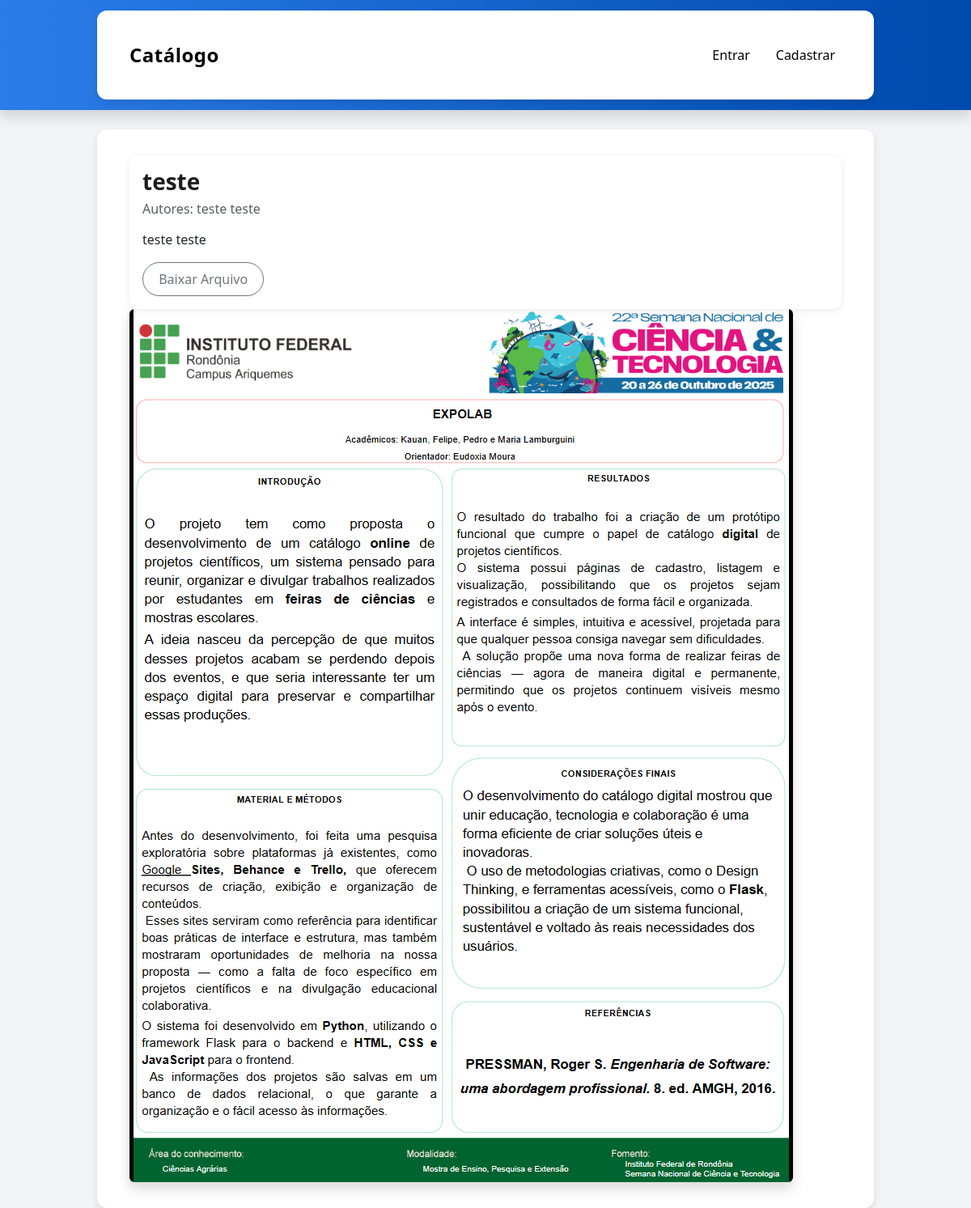
/project/5, run on the app's committed database.
### models.py (models this page shows)
class Project(db.Model):
    __tablename__ = 'project'
    id = db.Column(db.Integer, primary_key=True)
    title = db.Column(db.String(255), nullable=False)
    description = db.Column(db.Text, nullable=False)
    created_at = db.Column(db.DateTime, default=datetime.utcnow)
    file_path = db.Column(db.String(255))
    authors_text = db.Column(db.String(255))  # texto livre com nome dos autores
    authors = db.relationship('User', secondary=author_project, back_populates='projects')
    favorites = db.relationship('Favorite', back_populates='project', cascade='all, delete-orphan')

### app.py (the view)
    @app.route('/project/<int:project_id>')
    def project_detail(project_id):
        project = Project.query.get_or_404(project_id)
        is_fav = False
        if current_user.is_authenticated:
            is_fav = Favorite.query.filter_by(user_id=current_user.id, project_id=project.id).first() is not None
        preview_url = None
        if project.file_path:
            ext = project.file_path.rsplit('.', 1)[-1].lower()
            if ext in ['png', 'jpg', 'jpeg', 'pdf']:
                preview_url = url_for('uploads', filename=project.file_path)
        return render_template('project_detail.html', project=project, is_fav=is_fav, preview_url=preview_url)

### templates/project_detail.html (shortened to what this page needs)
{% extends "base.html" %}
{% block content %}
<div class="card">
  <div class="card-body">
    <h3>{{ project.title }}</h3>
    <h6 class="text-muted">Autores: {{ project.authors_text }}</h6>
    <p class="mt-3">{{ project.description }}</p>
    {% if project.file_path %}
      <a class="btn btn-outline-secondary" href="{{ url_for('uploads', filename=project.file_path) }}">Baixar Arquivo</a>
    {% endif %}
  </div>
</div>
{% if preview_url %}
  {% if project.file_path.endswith('.pdf') %}
    <iframe src="{{ preview_url }}" width="100%" height="600px"></iframe>
  {% elif project.file_path.endswith('.png') or project.file_path.endswith('.jpg') or project.file_path.endswith('.jpeg') %}
    <img src="{{ preview_url }}" alt="Pré-visualização" class="img-fluid rounded shadow">
  {% else %}
    <a href="{{ preview_url }}" class="btn btn-primary mt-2" download>Baixar arquivo</a>
  {% endif %}
{% else %}
  <p>Nenhum arquivo disponível para visualização.</p>
{% endif %}
{% endblock %}

### static/css/style.css (style rules this page uses)
* { margin: 0; padding: 0; box-sizing: border-box; }
body { font-family: "Poppins", "Segoe UI", Arial, sans-serif; background-color: #f2f4f8; color: #333; min-height: 100vh; }
h1, h2, h3 { font-weight: 600; color: #1d1d1d; }
.btn { border-radius: 25px; font-weight: 500; padding: 0.5rem 1.2rem; transition: all 0.3s; }
.card { border: none; border-radius: 12px; box-shadow: 0 2px 10px rgba(0,0,0,0.08); transition: transform 0.2s ease; }
.btn-outline-secondary { border-radius: 25px; }

### data on the page
Project: title "teste", authors_text "teste teste", description "teste teste"
